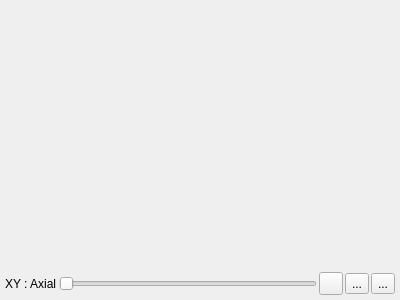
<?xml version="1.0" encoding="UTF-8"?>
<ui version="4.0">
 <class>Q2DViewerWidgetBase</class>
 <widget class="QStackedWidget" name="Q2DViewerWidgetBase">
  <property name="geometry">
   <rect>
    <x>0</x>
    <y>0</y>
    <width>400</width>
    <height>300</height>
   </rect>
  </property>
  <property name="windowTitle">
   <string>StackedWidget</string>
  </property>
  <property name="lineWidth">
   <number>2</number>
  </property>
  <widget class="QWidget" name="page">
   <layout class="QVBoxLayout" name="verticalLayout">
    <property name="spacing">
     <number>0</number>
    </property>
    <property name="leftMargin">
     <number>3</number>
    </property>
    <property name="topMargin">
     <number>3</number>
    </property>
    <property name="rightMargin">
     <number>3</number>
    </property>
    <property name="bottomMargin">
     <number>3</number>
    </property>
    <item>
     <widget class="udg::Q2DViewer" name="m_2DView" native="true"/>
    </item>
    <item>
     <layout class="QHBoxLayout">
      <property name="spacing">
       <number>2</number>
      </property>
      <property name="leftMargin">
       <number>2</number>
      </property>
      <property name="topMargin">
       <number>2</number>
      </property>
      <property name="rightMargin">
       <number>2</number>
      </property>
      <property name="bottomMargin">
       <number>2</number>
      </property>
      <item>
       <widget class="QLabel" name="m_viewText">
        <property name="text">
         <string>XY : Axial</string>
        </property>
        <property name="scaledContents">
         <bool>true</bool>
        </property>
       </widget>
      </item>
      <item>
       <widget class="QSlider" name="m_slider">
        <property name="focusPolicy">
         <enum>Qt::NoFocus</enum>
        </property>
        <property name="maximum">
         <number>0</number>
        </property>
        <property name="orientation">
         <enum>Qt::Horizontal</enum>
        </property>
       </widget>
      </item>
      <item>
       <widget class="udg::QEnhancedMenuToolButton" name="m_fusionLayoutToolButton">
        <property name="toolTip">
         <string>Fusion Layout</string>
        </property>
        <property name="icon">
         <iconset resource="../main/main.qrc">
          <normaloff>:/images/icons/view-list-icons.svg</normaloff>:/images/icons/view-list-icons.svg</iconset>
        </property>
       </widget>
      </item>
      <item>
       <widget class="udg::QEnhancedMenuToolButton" name="m_fusionBalanceToolButton">
        <property name="toolTip">
         <string>Fusion Balance</string>
        </property>
        <property name="text">
         <string>...</string>
        </property>
        <property name="icon">
         <iconset resource="../main/main.qrc">
          <normaloff>:/images/icons/crossfade.svg</normaloff>:/images/icons/crossfade.svg</iconset>
        </property>
        <property name="popupMode">
         <enum>QToolButton::InstantPopup</enum>
        </property>
       </widget>
      </item>
      <item>
       <widget class="QToolButton" name="m_synchronizeButton">
        <property name="text">
         <string>...</string>
        </property>
        <property name="checkable">
         <bool>true</bool>
        </property>
       </widget>
      </item>
     </layout>
    </item>
   </layout>
  </widget>
  <widget class="QWidget" name="page">
   <property name="palette">
    <palette>
     <active>
      <colorrole role="Base">
       <brush brushstyle="SolidPattern">
        <color alpha="255">
         <red>255</red>
         <green>255</green>
         <blue>255</blue>
        </color>
       </brush>
      </colorrole>
      <colorrole role="Window">
       <brush brushstyle="SolidPattern">
        <color alpha="255">
         <red>0</red>
         <green>0</green>
         <blue>0</blue>
        </color>
       </brush>
      </colorrole>
     </active>
     <inactive>
      <colorrole role="Base">
       <brush brushstyle="SolidPattern">
        <color alpha="255">
         <red>255</red>
         <green>255</green>
         <blue>255</blue>
        </color>
       </brush>
      </colorrole>
      <colorrole role="Window">
       <brush brushstyle="SolidPattern">
        <color alpha="255">
         <red>0</red>
         <green>0</green>
         <blue>0</blue>
        </color>
       </brush>
      </colorrole>
     </inactive>
     <disabled>
      <colorrole role="Base">
       <brush brushstyle="SolidPattern">
        <color alpha="255">
         <red>0</red>
         <green>0</green>
         <blue>0</blue>
        </color>
       </brush>
      </colorrole>
      <colorrole role="Window">
       <brush brushstyle="SolidPattern">
        <color alpha="255">
         <red>0</red>
         <green>0</green>
         <blue>0</blue>
        </color>
       </brush>
      </colorrole>
     </disabled>
    </palette>
   </property>
   <property name="autoFillBackground">
    <bool>true</bool>
   </property>
  </widget>
 </widget>
 <customwidgets>
  <customwidget>
   <class>udg::Q2DViewer</class>
   <extends>QWidget</extends>
   <header>q2dviewer.h</header>
  </customwidget>
  <customwidget>
   <class>udg::QEnhancedMenuToolButton</class>
   <extends>QToolButton</extends>
   <header>qenhancedmenutoolbutton.h</header>
  </customwidget>
 </customwidgets>
 <resources>
  <include location="../main/main.qrc"/>
  <include location="../main/main.qrc"/>
  <include location="../main/main.qrc"/>
 </resources>
 <connections/>
</ui>
